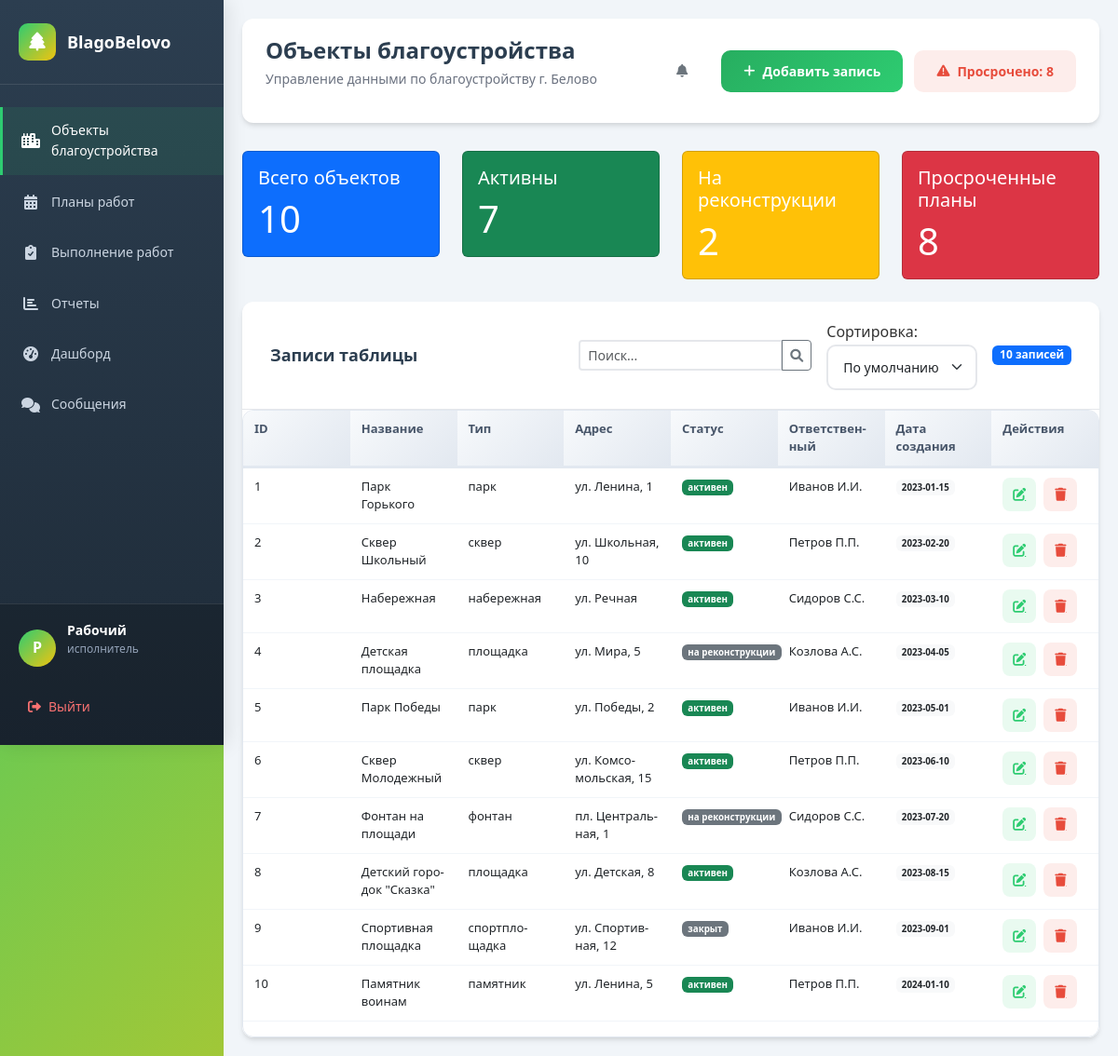
Screenshot of / (signed in) with the database file from the repository.
### tables this page shows
CREATE TABLE `objects` (
  `id` int(11) NOT NULL AUTO_INCREMENT,
  `name` varchar(200) NOT NULL,
  `type` varchar(100) DEFAULT NULL,
  `address` varchar(200) DEFAULT NULL,
  `status` varchar(20) DEFAULT 'активен',
  `responsible` varchar(100) DEFAULT NULL,
  `created_at` date DEFAULT NULL,
  PRIMARY KEY (`id`),
  KEY `idx_name` (`name`)
);

### index.php (the view, shortened to what this page needs)
<?php
require 'audit.php';
$column_ru = [
    'id'            => 'ID',
    'name'          => 'Название',
    'type'          => 'Тип',
    'address'       => 'Адрес',
    'status'        => 'Статус',
    'responsible'   => 'Ответственный',
    'created_at'    => 'Дата создания',
    'login'         => 'Логин',
    'password'      => 'Пароль',
    'full_name'     => 'Полное имя',
    'role'          => 'Роль',
    'object_id'     => 'Объект',
    'work_type'     => 'Тип работ',
    'planned_start' => 'План. начало',
    'planned_end'   => 'План. окончание',
    'description'   => 'Описание',
    'plan_id'       => 'План работ',
    'date_performed'=> 'Дата выполнения',
    'result'        => 'Результат',
    'file_name'     => 'Файл',
    'file_path'     => 'Путь к файлу',
    'overdue_reason'=> 'Причина просрочки',
    'object_name'   => 'Объект',
    'plan_work_type'=> 'Тип работ (план)',
];
?>
<?php
try {
    $pdo->exec("UPDATE work_plans SET status = 'просрочено' WHERE planned_end < CURDATE() AND status NOT IN ('выполнено', 'отменено')");
} catch (PDOException $e) {
}
$user_role = $_SESSION['role'] ?? 'исполнитель';
$all_tables = [
    'objects'        => 'Объекты благоустройства',
    'work_plans'     => 'Планы работ',
    'work_executions'=> 'Выполнение работ',
    'users'          => 'Пользователи'
];
if ($user_role == 'администратор') {
    $tables = $all_tables;
} elseif ($user_role == 'планировщик') {
    $tables = [
        'work_plans'     => 'Планы работ',
        'work_executions'=> 'Выполнение работ'
    ];
} else {
    $tables = [
        'objects'        => 'Объекты благоустройства',
        'work_plans'     => 'Планы работ',
        'work_executions'=> 'Выполнение работ'
    ];
}
$current_table = isset($_GET['table']) && array_key_exists($_GET['table'], $tables) ? $_GET['table'] : array_key_first($tables);
$allowed_sorts = [
    'objects' => ['name_asc', 'name_desc', 'created_at_desc', 'created_at_asc', 'status'],
    'work_plans' => ['object_name_asc', 'object_name_desc', 'planned_start_desc', 'planned_start_asc', 'status'],
    'work_executions' => ['date_performed_desc', 'date_performed_asc', 'object_name_asc', 'object_name_desc'],
    'users' => ['full_name_asc', 'full_name_desc', 'login_asc', 'login_desc', 'role']
];
$sort = isset($_GET['sort']) && in_array($_GET['sort'], $allowed_sorts[$current_table] ?? []) ? $_GET['sort'] : '';
$search = isset($_GET['search']) ? trim($_GET['search']) : '';
$where = '';
$params = [];
$order_by = '';
try {
    switch ($current_table) {
        default:
            $sql = "SELECT * FROM $current_table $where $order_by";
    }
    $stmt = $pdo->prepare($sql);
    $stmt->execute($params);
    $rows = $stmt->fetchAll();
} catch (PDOException $e) {
    $error = "Ошибка загрузки данных: " . $e->getMessage();
    log_action('ERROR', $current_table, null, ['error' => $e->getMessage()], null);
    $rows = [];
}
if (count($rows) > 0) {
    $columns_info = array_keys($rows[0]);
}
$display_columns = array_filter($columns_info, fn($col) => !in_array($col, ['file_name', 'file_path', 'overdue_reason']));
$overdue_plans = [];
try {
    $stmt = $pdo->query("
        SELECT p.*, o.name as object_name
        FROM work_plans p
        LEFT JOIN objects o ON p.object_id = o.id
        WHERE p.planned_end < CURDATE() AND p.status NOT IN ('выполнено', 'отменено')
        ORDER BY p.planned_end ASC
    ");
    $overdue_plans = $stmt->fetchAll();
} catch (PDOException $e) {}
$user_display_name = $_SESSION['full_name'] ?? $_SESSION['login'] ?? 'Пользователь';
?>
<!DOCTYPE html>
<html lang="ru">
<head>
    <link href="https://cdn.jsdelivr.net/npm/bootstrap@5.3.0/dist/css/bootstrap.min.css" rel="stylesheet">
    <link rel="stylesheet" href="https://cdnjs.cloudflare.com/ajax/libs/font-awesome/6.0.0/css/all.min.css">
    <link rel="stylesheet" href="style.css">
</head>
<body class="admin-panel">
    <nav class="sidebar">
        <div class="sidebar-header">
            <div class="sidebar-logo"><i class="fas fa-tree"></i></div>
            <div class="sidebar-title">BlagoBelovo</div>
        </div>
        <ul class="sidebar-nav">
            <?php foreach ($tables as $tbl => $name): ?>
            <li class="nav-item">
                <a href="?table=<?= $tbl ?>" class="nav-link <?= $current_table == $tbl ? 'active' : '' ?>">
                    <i class="nav-icon fas fa-<?=
                        $tbl == 'objects' ? 'city' :
                        ($tbl == 'work_plans' ? 'calendar-alt' :
                        ($tbl == 'work_executions' ? 'clipboard-check' :
                        ($tbl == 'users' ? 'users' : 'table'))) ?>"></i>
                    <span><?= $name ?></span>
                </a>
            </li>
            <?php endforeach; ?>
            <li class="nav-item">
                <a href="reports.php" class="nav-link">
                    <i class="nav-icon fas fa-chart-bar"></i><span>Отчеты</span>
                </a>
            </li>
            <li class="nav-item">
                <a href="dashboard.php" class="nav-link">
                    <i class="nav-icon fas fa-tachometer-alt"></i><span>Дашборд</span>
                </a>
            </li>
            <li class="nav-item">
                <a href="chat.php" class="nav-link">
                    <i class="nav-icon fas fa-comments"></i>
                    <span>Сообщения</span>
                </a>
            </li>
        </ul>
        <div class="sidebar-footer">
            <div class="user-info">
                <div class="user-avatar"><?= mb_substr($user_display_name, 0, 1, 'UTF-8') ?></div>
                <div class="user-details">
                    <h4><?= htmlspecialchars($user_display_name) ?></h4>
                    <p><?= htmlspecialchars($_SESSION['role'] ?? 'Пользователь') ?></p>
                </div>
            </div>
            <a href="?action=logout" class="logout-btn">
                <i class="fas fa-sign-out-alt"></i><span>Выйти</span>
            </a>
        </div>
    </nav>
    <main class="main-content">
        <div class="content-header fade-in">
            <div class="header-title">
                <h1><?= $tables[$current_table] ?></h1>
                <p>Управление данными по благоустройству г. Белово</p>
            </div>
            <div class="header-actions">
                <div class="dropdown d-inline-block me-2">
                    <button class="btn btn-outline-secondary position-relative" type="button" data-bs-toggle="dropdown">
                        <i class="fas fa-bell"></i>
                    </button>
                </div>
                <?php
                $show_add_button = (
                    $user_role == 'администратор' ||
                    ($user_role == 'планировщик' && in_array($current_table, ['work_plans', 'work_executions'])) ||
                    ($user_role == 'исполнитель' && in_array($current_table, ['work_executions', 'objects']))
                );
                if ($show_add_button):
                ?>
                <button class="btn btn-success" data-bs-toggle="modal" data-bs-target="#editModal" onclick="clearForm()">
                    <i class="fas fa-plus"></i> Добавить запись
                </button>
                <?php endif; ?>
                <?php if(count($overdue_plans) > 0): ?>
                <button class="btn btn-danger ms-2" data-bs-toggle="modal" data-bs-target="#overdueModal">
                    <i class="fas fa-exclamation-triangle"></i> Просрочено: <?= count($overdue_plans) ?>
                </button>
                <?php endif; ?>
            </div>
        </div>
        <?php if($current_table == 'objects'): ?>
        <div class="row mb-4">
            <div class="col-md-3">
                <div class="card bg-primary text-white">
                    <div class="card-body">
                        <h5 class="card-title">Всего объектов</h5>
                        <p class="card-text display-6"><?= count($rows) ?></p>
                    </div>
                </div>
            </div>
            <div class="col-md-3">
                <div class="card bg-success text-white">
                    <div class="card-body">
                        <h5 class="card-title">Активны</h5>
                        <?php
                        $active = array_filter($rows, fn($item) => $item['status'] == 'активен');
                        ?>
                        <p class="card-text display-6"><?= count($active) ?></p>
                    </div>
                </div>
            </div>
            <div class="col-md-3">
                <div class="card bg-warning text-white">
                    <div class="card-body">
                        <h5 class="card-title">На реконструкции</h5>
                        <?php
                        $reconstr = array_filter($rows, fn($item) => $item['status'] == 'на реконструкции');
                        ?>
                        <p class="card-text display-6"><?= count($reconstr) ?></p>
                    </div>
                </div>
            </div>
            <div class="col-md-3">
                <div class="card bg-danger text-white">
                    <div class="card-body">
                        <h5 class="card-title">Просроченные планы</h5>
                        <p class="card-text display-6"><?= count($overdue_plans) ?></p>
                    </div>
                </div>
            </div>
        </div>
        <?php endif; ?>
        <div class="table-container fade-in">
            <div class="table-header">
                <div class="table-title">Записи таблицы</div>
                <div class="table-count d-flex align-items-center">
                    <form method="GET" class="d-flex align-items-center me-3">
                        <div class="input-group input-group-sm" style="width: 250px;">
                            <input type="text" name="search" class="form-control" placeholder="Поиск..." value="<?= htmlspecialchars($search) ?>">
                            <button class="btn btn-outline-secondary" type="submit"><i class="fas fa-search"></i></button>
                        </div>
                    </form>
                    <div class="me-3">
                        <label class="me-2">Сортировка:</label>
                        <select name="sort" class="form-select form-select-sm w-auto" onchange="window.location.href='?table=<?= $current_table ?>&sort='+this.value<?= !empty($search) ? "+'&search='+encodeURIComponent('".htmlspecialchars($search)."')" : '' ?>">
                            <option value="">По умолчанию</option>
                        </select>
                    </div>
                    <span class="badge bg-primary"><?= count($rows) ?> записей</span>
                </div>
            </div>
            <div class="table-responsive">
                <table class="table table-hover">
                    <thead>
                        <tr>
                            <?php foreach ($display_columns as $col): ?>
                                <th><?= htmlspecialchars($column_ru[$col] ?? $col) ?></th>
                            <?php endforeach; ?>
                            <?php
                            $show_actions = ($current_table != 'users') && (
                                $user_role == 'администратор' ||
                                ($user_role == 'планировщик' && in_array($current_table, ['work_plans', 'work_executions'])) ||
                                ($user_role == 'исполнитель' && in_array($current_table, ['work_executions', 'objects']))
                            );
                            if ($show_actions):
                            ?>
                                <th>Действия</th>
                            <?php endif; ?>
                        </tr>
                    </thead>
                    <tbody>
                        <?php if (count($rows) > 0): ?>
                            <?php foreach ($rows as $row): ?>
                            <tr>
                                <?php foreach ($display_columns as $col): ?>
                                    <td class="table-cell">
                                        <?php if($col == 'object_id' && in_array($current_table, ['work_plans', 'work_executions'])): ?>
                                            <?= htmlspecialchars($row['object_name'] ?? 'Неизвестно') ?>
                                        <?php elseif($col == 'status'): ?>
                                            <span class="badge bg-<?=
                                                $row[$col] == 'активен' || $row[$col] == 'выполнено' ? 'success' :
                                                ($row[$col] == 'просрочено' ? 'danger' :
                                                ($row[$col] == 'в работе' ? 'warning' : 'secondary')) ?>">
                                                <?= htmlspecialchars($row[$col]) ?>
                                            </span>
                                        <?php elseif($col == 'result'): ?>
                                            <span class="badge bg-<?= $row[$col] == 'выполнено' ? 'success' : 'danger' ?>">
                                                <?= htmlspecialchars($row[$col]) ?>
                                            </span>
                                        <?php elseif(in_array($col, ['planned_start', 'planned_end', 'date_performed', 'created_at']) && !empty($row[$col])): ?>
                                            <?php
                                            $class = '';
                                            ?>
                                            <span class="badge <?= $class ?>">
                                                <?= htmlspecialchars($row[$col]) ?>
                                            </span>
                                        <?php elseif($col == 'password'): ?>
                                            ••••••••
                                        <?php elseif($col == 'object_name' || $col == 'plan_work_type'): ?>
                                            <?= htmlspecialchars($row[$col] ?? '') ?>
                                        <?php else: ?>
                                            <?= htmlspecialchars($row[$col] ?? '') ?>
                                        <?php endif; ?>
                                    </td>
                                <?php endforeach; ?>
                                <?php if ($show_actions): ?>
                                    <td class="action-cell">
                                        <div class="action-buttons">
                                            <a href="?table=<?= $current_table ?>&edit_id=<?= $row['id'] ?><?= !empty($search) ? '&search='.urlencode($search) : '' ?><?= !empty($sort) ? '&sort='.urlencode($sort) : '' ?>"
                                               class="btn-icon btn-primary" title="Редактировать">
                                                <i class="fas fa-edit"></i>
                                            </a>
                                            <a href="?table=<?= $current_table ?>&delete_id=<?= $row['id'] ?><?= !empty($search) ? '&search='.urlencode($search) : '' ?><?= !empty($sort) ? '&sort='.urlencode($sort) : '' ?>"
                                               class="btn-icon btn-danger"
                                               onclick="return confirm('Удалить запись?')" title="Удалить">
                                                <i class="fas fa-trash"></i>
                                            </a>
                                        </div>
                                    </td>
                                <?php endif; ?>
                            </tr>
                            <?php endforeach; ?>
                        <?php endif; ?>
                    </tbody>
                </table>
            </div>
        </div>
    </main>
</body>
</html>

### rows the page displays
objects: id "1", name "Парк Горького", type "парк", address "ул. Ленина, 1", status "активен", responsible "Иванов И.И.", created_at "2023-01-15"
objects: id "2", name "Сквер Школьный", type "сквер", address "ул. Школьная, 10", status "активен", responsible "Петров П.П.", created_at "2023-02-20"
objects: id "3", name "Набережная", type "набережная", address "ул. Речная", status "активен", responsible "Сидоров С.С.", created_at "2023-03-10"
objects: id "4", name "Детская площадка", type "площадка", address "ул. Мира, 5", status "на реконструкции", responsible "Козлова А.С.", created_at "2023-04-05"
objects: id "5", name "Парк Победы", type "парк", address "ул. Победы, 2", status "активен", responsible "Иванов И.И.", created_at "2023-05-01"
objects: id "6", name "Сквер Молодежный", type "сквер", address "ул. Комсомольская, 15", status "активен", responsible "Петров П.П.", created_at "2023-06-10"
objects: id "7", name "Фонтан на площади", type "фонтан", address "пл. Центральная, 1", status "на реконструкции", responsible "Сидоров С.С.", created_at "2023-07-20"
objects: id "8", name "Детский городок \"Сказка\"", type "площадка", address "ул. Детская, 8", status "активен", responsible "Козлова А.С.", created_at "2023-08-15"
objects: id "9", name "Спортивная площадка", type "спортплощадка", address "ул. Спортивная, 12", status "закрыт", responsible "Иванов И.И.", created_at "2023-09-01"
objects: id "10", name "Памятник воинам", type "памятник", address "ул. Ленина, 5", status "активен", responsible "Петров П.П.", created_at "2024-01-10"

### other values shown
$name "Объекты благоустройства"
$name "Планы работ"
$name "Выполнение работ"
mb_substr($user_display_name, 0, 1, 'UTF-8') "Р"
$user_display_name "Рабочий"
$_SESSION['role'] "исполнитель"
$tables[$current_table] "Объекты благоустройства"
count($overdue_plans) "8"
count($rows) "10"
count($active) "7"
count($reconstr) "2"
$column_ru[$col] "ID"
$column_ru[$col] "Название"
$column_ru[$col] "Тип"
$column_ru[$col] "Адрес"
